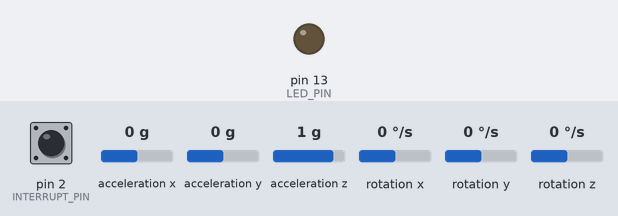
Recording of a sketch running on a simulated Arduino Leonardo, built with avr-gcc and run on an emulated ATmega32U4. Shown: output pins drawn as LEDs (lit = HIGH). Dashed ring = blinking. The test bench sets the inputs (shaded band); at power-on: acceleration z 1 g, acceleration x 0 g, rotation y 0 °/s, pin 2 (INTERRUPT_PIN) LOW, acceleration y 0 g, rotation x 0 °/s, rotation z 0 °/s. The sensor or clock chip raises its interrupt line as the real part does; what the sketch prints to the serial monitor is not drawn.

Above: at 1.7 s.
1.8 s: acceleration z set to -1.4 g
At 2.8 s:
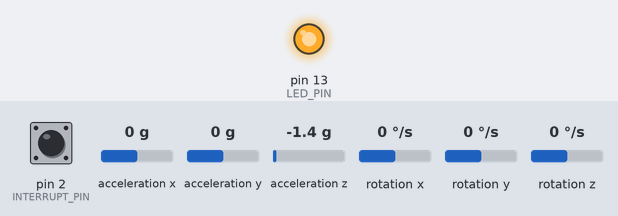
4.8 s: acceleration x set to -1.4 g
7.8 s: rotation y set to -192 °/s
At 8.7 s:
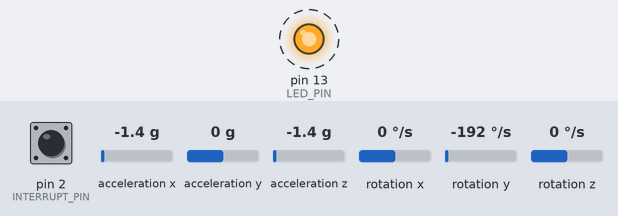
Timing chart, 0 to 16.8 s (numbered marks = the images above; inputs shaded):
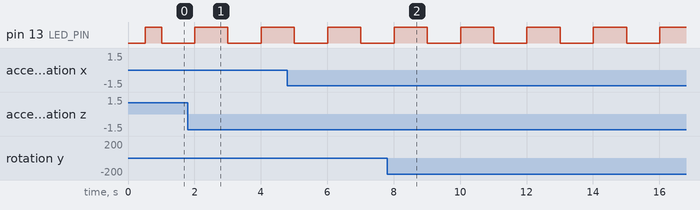

Measured:
- by itself, pin 13 (LED_PIN): alternates HIGH for 1.0 s and LOW for 1.0 s

The sketch:

MPU6050_DMP6_test.ino
```cpp
// I2C device class (I2Cdev) demonstration Arduino sketch for MPU6050 class using DMP (MotionApps v2.0)
// 6/21/2012 by Jeff Rowberg <jeff@rowberg.net>
// Updates should (hopefully) always be available at https://github.com/jrowberg/i2cdevlib
//
// Changelog:
//      2019-07-08 - Added Auto Calibration and offset generator
//       - and altered FIFO retrieval sequence to avoid using blocking code
//      2016-04-18 - Eliminated a potential infinite loop
//      2013-05-08 - added seamless Fastwire support
//                 - added note about gyro calibration
//      2012-06-21 - added note about Arduino 1.0.1 + Leonardo compatibility error
//      2012-06-20 - improved FIFO overflow handling and simplified read process
//      2012-06-19 - completely rearranged DMP initialization code and simplification
//      2012-06-13 - pull gyro and accel data from FIFO packet instead of reading directly
//      2012-06-09 - fix broken FIFO read sequence and change interrupt detection to RISING
//      2012-06-05 - add gravity-compensated initial reference frame acceleration output
//                 - add 3D math helper file to DMP6 example sketch
//                 - add Euler output and Yaw/Pitch/Roll output formats
//      2012-06-04 - remove accel offset clearing for better results (thanks Sungon Lee)
//      2012-06-01 - fixed gyro sensitivity to be 2000 deg/sec instead of 250
//      2012-05-30 - basic DMP initialization working

/* ============================================
I2Cdev device library code is placed under the MIT license
Copyright (c) 2012 Jeff Rowberg

Permission is hereby granted, free of charge, to any person obtaining a copy
of this software and associated documentation files (the "Software"), to deal
in the Software without restriction, including without limitation the rights
to use, copy, modify, merge, publish, distribute, sublicense, and/or sell
copies of the Software, and to permit persons to whom the Software is
furnished to do so, subject to the following conditions:

The above copyright notice and this permission notice shall be included in
all copies or substantial portions of the Software.

THE SOFTWARE IS PROVIDED "AS IS", WITHOUT WARRANTY OF ANY KIND, EXPRESS OR
IMPLIED, INCLUDING BUT NOT LIMITED TO THE WARRANTIES OF MERCHANTABILITY,
FITNESS FOR A PARTICULAR PURPOSE AND NONINFRINGEMENT. IN NO EVENT SHALL THE
AUTHORS OR COPYRIGHT HOLDERS BE LIABLE FOR ANY CLAIM, DAMAGES OR OTHER
LIABILITY, WHETHER IN AN ACTION OF CONTRACT, TORT OR OTHERWISE, ARISING FROM,
OUT OF OR IN CONNECTION WITH THE SOFTWARE OR THE USE OR OTHER DEALINGS IN
THE SOFTWARE.
===============================================
*/

// I2Cdev and MPU6050 must be installed as libraries, or else the .cpp/.h files
// for both classes must be in the include path of your project
#include "I2Cdev.h"

#include "MPU6050_6Axis_MotionApps20.h"
//#include "MPU6050.h" // not necessary if using MotionApps include file

// Arduino Wire library is required if I2Cdev I2CDEV_ARDUINO_WIRE implementation
// is used in I2Cdev.h
#if I2CDEV_IMPLEMENTATION == I2CDEV_ARDUINO_WIRE
    #include "Wire.h"
#endif

// class default I2C address is 0x68
// specific I2C addresses may be passed as a parameter here
// AD0 low = 0x68 (default for SparkFun breakout and InvenSense evaluation board)
// AD0 high = 0x69
MPU6050 mpu;
//MPU6050 mpu(0x69); // <-- use for AD0 high

/* =========================================================================
   NOTE: In addition to connection 3.3v, GND, SDA, and SCL, this sketch
   depends on the MPU-6050's INT pin being connected to the Arduino's
   external interrupt #0 pin. On the Arduino Uno and Mega 2560, this is
   digital I/O pin 2.
 * ========================================================================= */

/* =========================================================================
   NOTE: Arduino v1.0.1 with the Leonardo board generates a compile error
   when using Serial.write(buf, len). The Teapot output uses this method.
   The solution requires a modification to the Arduino USBAPI.h file, which
   is fortunately simple, but annoying. This will be fixed in the next IDE
   release. For more info, see these links:

   http://arduino.cc/forum/index.php/topic,109987.0.html
   http://code.google.com/p/arduino/issues/detail?id=958
 * ========================================================================= */


// uncomment "OUTPUT_READABLE_QUATERNION" if you want to see the actual
// quaternion components in a [w, x, y, z] format (not best for parsing
// on a remote host such as Processing or something though)
//#define OUTPUT_READABLE_QUATERNION

// uncomment "OUTPUT_READABLE_EULER" if you want to see Euler angles
// (in degrees) calculated from the quaternions coming from the FIFO.
// Note that Euler angles suffer from gimbal lock (for more info, see
// http://en.wikipedia.org/wiki/Gimbal_lock)
//#define OUTPUT_READABLE_EULER

// uncomment "OUTPUT_READABLE_YAWPITCHROLL" if you want to see the yaw/
// pitch/roll angles (in degrees) calculated from the quaternions coming
// from the FIFO. Note this also requires gravity vector calculations.
// Also note that yaw/pitch/roll angles suffer from gimbal lock (for
// more info, see: http://en.wikipedia.org/wiki/Gimbal_lock)
#define OUTPUT_READABLE_YAWPITCHROLL

// uncomment "OUTPUT_READABLE_REALACCEL" if you want to see acceleration
// components with gravity removed. This acceleration reference frame is
// not compensated for orientation, so +X is always +X according to the
// sensor, just without the effects of gravity. If you want acceleration
// compensated for orientation, us OUTPUT_READABLE_WORLDACCEL instead.
//#define OUTPUT_READABLE_REALACCEL

// uncomment "OUTPUT_READABLE_WORLDACCEL" if you want to see acceleration
// components with gravity removed and adjusted for the world frame of
// reference (yaw is relative to initial orientation, since no magnetometer
// is present in this case). Could be quite handy in some cases.
//#define OUTPUT_READABLE_WORLDACCEL

// uncomment "OUTPUT_TEAPOT" if you want output that matches the
// format used for the InvenSense teapot demo
//#define OUTPUT_TEAPOT


#define INTERRUPT_PIN 2  // use pin 2 on Arduino Uno & most boards
#define LED_PIN 13 // (Arduino is 13, Teensy is 11, Teensy++ is 6)
bool blinkState = false;

// MPU control/status vars
bool dmpReady = false;  // set true if DMP init was successful
uint8_t mpuIntStatus;   // holds actual interrupt status byte from MPU
uint8_t devStatus;      // return status after each device operation (0 = success, !0 = error)
uint16_t packetSize;    // expected DMP packet size (default is 42 bytes)
uint16_t fifoCount;     // count of all bytes currently in FIFO
uint8_t fifoBuffer[64]; // FIFO storage buffer

// orientation/motion vars
Quaternion q;           // [w, x, y, z]         quaternion container
VectorInt16 aa;         // [x, y, z]            accel sensor measurements
VectorInt16 aaReal;     // [x, y, z]            gravity-free accel sensor measurements
VectorInt16 aaWorld;    // [x, y, z]            world-frame accel sensor measurements
VectorFloat gravity;    // [x, y, z]            gravity vector
float euler[3];         // [psi, theta, phi]    Euler angle container
float ypr[3];           // [yaw, pitch, roll]   yaw/pitch/roll container and gravity vector

// packet structure for InvenSense teapot demo
uint8_t teapotPacket[14] = { '$', 0x02, 0,0, 0,0, 0,0, 0,0, 0x00, 0x00, '\r', '\n' };


// ================================================================
// ===               INTERRUPT DETECTION ROUTINE                ===
// ================================================================

volatile bool mpuInterrupt = false;     // indicates whether MPU interrupt pin has gone high
void dmpDataReady() {
    mpuInterrupt = true;
}


// ================================================================
// ===                      INITIAL SETUP                       ===
// ================================================================

void setup() {
    // join I2C bus (I2Cdev library doesn't do this automatically)
    #if I2CDEV_IMPLEMENTATION == I2CDEV_ARDUINO_WIRE
        Wire.begin();
        Wire.setClock(400000); // 400kHz I2C clock. Comment this line if having compilation difficulties
    #elif I2CDEV_IMPLEMENTATION == I2CDEV_BUILTIN_FASTWIRE
        Fastwire::setup(400, true);
    #endif

    // initialize serial communication
    // (115200 chosen because it is required for Teapot Demo output, but it's
    // really up to you depending on your project)
    Serial.begin(115200);
    while (!Serial); // wait for Leonardo enumeration, others continue immediately

    // NOTE: 8MHz or slower host processors, like the Teensy @ 3.3V or Arduino
    // Pro Mini running at 3.3V, cannot handle this baud rate reliably due to
    // the baud timing being too misaligned with processor ticks. You must use
    // 38400 or slower in these cases, or use some kind of external separate
    // crystal solution for the UART timer.

    // initialize device
    // Serial.println(F("Initializing I2C devices..."));
    mpu.initialize();
    pinMode(INTERRUPT_PIN, INPUT);

    // verify connection
    // Serial.println(F("Testing device connections..."));
    // Serial.println(mpu.testConnection() ? F("MPU6050 connection successful") : F("MPU6050 connection failed"));

    // wait for ready
    // Serial.println(F("\nSend any character to begin DMP programming and demo: "));
    // while (Serial.available() && Serial.read()); // empty buffer
    // while (!Serial.available());                 // wait for data
    // while (Serial.available() && Serial.read()); // empty buffer again

    // load and configure the DMP
    // Serial.println(F("Initializing DMP..."));
    devStatus = mpu.dmpInitialize();

    // supply your own gyro offsets here, scaled for min sensitivity
    int16_t xoff = -392, yoff = -213, zoff = 1301;
    mpu.setXAccelOffset(xoff);
    mpu.setYAccelOffset(yoff);
    mpu.setZAccelOffset(zoff);

    // make sure it worked (returns 0 if so)
    if (devStatus == 0) {
        // Calibration Time: generate offsets and calibrate our MPU6050
//        mpu.CalibrateAccel(6);
        mpu.CalibrateGyro(6);
//        mpu.PrintActiveOffsets();
        // turn on the DMP, now that it's ready
        // Serial.println(F("Enabling DMP..."));
        mpu.setDMPEnabled(true);

        // enable Arduino interrupt detection
        // Serial.print(F("Enabling interrupt detection (Arduino external interrupt "));
//        Serial.print(digitalPinToInterrupt(INTERRUPT_PIN));
//        Serial.println(F(")..."));
        attachInterrupt(digitalPinToInterrupt(INTERRUPT_PIN), dmpDataReady, RISING);
        mpuIntStatus = mpu.getIntStatus();

        // set our DMP Ready flag so the main loop() function knows it's okay to use it
        // Serial.println(F("DMP ready! Waiting for first interrupt..."));
        dmpReady = true;

        // get expected DMP packet size for later comparison
        packetSize = mpu.dmpGetFIFOPacketSize();
    } else {
        // ERROR!
        // 1 = initial memory load failed
        // 2 = DMP configuration updates failed
        // (if it's going to break, usually the code will be 1)
        Serial.print(F("DMP Initialization failed (code "));
        Serial.print(devStatus);
        Serial.println(F(")"));
    }

    mpu.setFIFOTimeout(0);

    // configure LED for output
    pinMode(LED_PIN, OUTPUT);
}


// ================================================================
// ===                    MAIN PROGRAM LOOP                     ===
// ================================================================

#define T0 (-M_PI_2)
#define Trange (0.2f)
#define UART_IDX_SHIFT 2

VectorFloat g;
//VectorInt16 gyro;
const uint16_t packet_min_max = (1 << (16 - UART_IDX_SHIFT * 2)) - 1;
uint16_t aval = 0;
int16_t last_gyro_y = 0;
uint16_t iters = 0;

uint16_t last_secs = 0;
void loop() {
    uint16_t secs = millis() / 1000;
    if (mpu.dmpGetCurrentFIFOPacket(fifoBuffer)) { // Get the Latest packet
        // display Euler angles in degrees
        mpu.dmpGetQuaternion(&q, fifoBuffer);
//        mpu.dmpGetGyro(&gyro, fifoBuffer);
        mpu.dmpGetGravity(&g, &q);

        float angle = atan2(g.z, g.x); // euler[0] * 180/M_PI;
        aval = constrain(((angle - T0) / Trange + 1.0f) * 512.0f, 0, 1024);

//        Serial.print("gyro:");
//        Serial.print(gyro.y);
//        Serial.print("\tangle:");
//        Serial.print(angle);
//        Serial.print("\aval:");
//        Serial.println(aval);
        digitalWrite(13, (secs & 1) == 0);
        iters++;
    }
    else {
    //    Serial.println("MISS");
    //    delay(10);
    }

//    if(secs != last_secs) {
//      Serial.println(iters);
//      iters = 0;
//      last_secs = secs;
//    }

    int16_t raw_gyro_y = mpu.getRotationY();
    uint16_t gyro_y = constrain(raw_gyro_y + ((int32_t)packet_min_max / 2), 0, packet_min_max); // conservative: the negative number has one extra LSB but that's okay
//    iters += raw_gyro_y != last_gyro_y;
    last_gyro_y = raw_gyro_y;

    uint8_t uart_block[4] = { gyro_y, gyro_y >> (8 - UART_IDX_SHIFT), aval, aval >> (8 - UART_IDX_SHIFT) }; // little-endian
    for(uint8_t i = 0; i < (1 << UART_IDX_SHIFT); i++) {
        Serial.write(((uart_block[i] << UART_IDX_SHIFT) | i));
    }
}

void print_raw() {
  int16_t ax, ay, az;
  int16_t gx, gy, gz;
  // read raw accel/gyro measurements from device
    mpu.getMotion6(&ax, &ay, &az, &gx, &gy, &gz);

    // these methods (and a few others) are also available
    //accelgyro.getAcceleration(&ax, &ay, &az);
    //accelgyro.getRotation(&gx, &gy, &gz);
    #define OUTPUT_READABLE_ACCELGYRO 1
    #ifdef OUTPUT_READABLE_ACCELGYRO
        // display tab-separated accel/gyro x/y/z values
        Serial.print("a/g:\t");
        Serial.print(ax); Serial.print("\t");
        Serial.print(ay); Serial.print("\t");
        Serial.print(az); Serial.print("\t");
        Serial.print(gx); Serial.print("\t");
        Serial.print(gy); Serial.print("\t");
        Serial.println(gz);
    #endif

    #ifdef OUTPUT_BINARY_ACCELGYRO
        Serial.write((uint8_t)(ax >> 8)); Serial.write((uint8_t)(ax & 0xFF));
        Serial.write((uint8_t)(ay >> 8)); Serial.write((uint8_t)(ay & 0xFF));
        Serial.write((uint8_t)(az >> 8)); Serial.write((uint8_t)(az & 0xFF));
        Serial.write((uint8_t)(gx >> 8)); Serial.write((uint8_t)(gx & 0xFF));
        Serial.write((uint8_t)(gy >> 8)); Serial.write((uint8_t)(gy & 0xFF));
        Serial.write((uint8_t)(gz >> 8)); Serial.write((uint8_t)(gz & 0xFF));
    #endif

    return;
}
```
